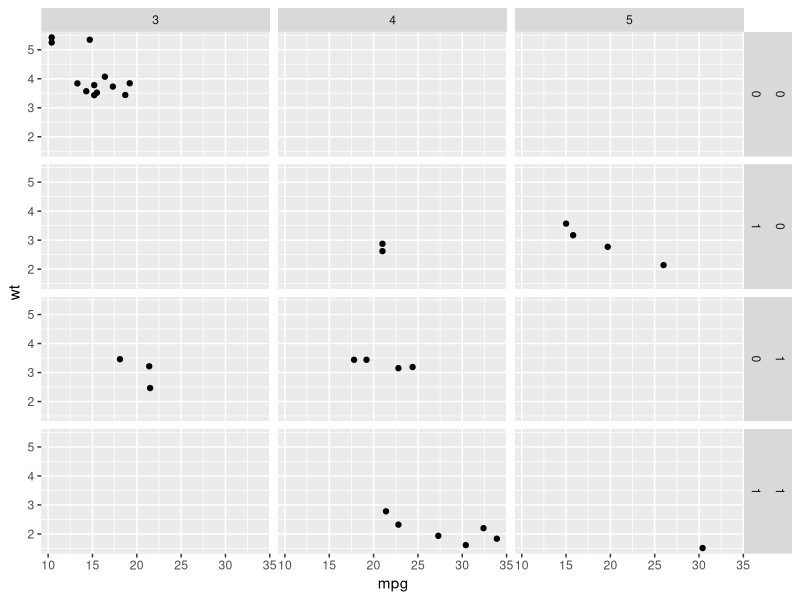
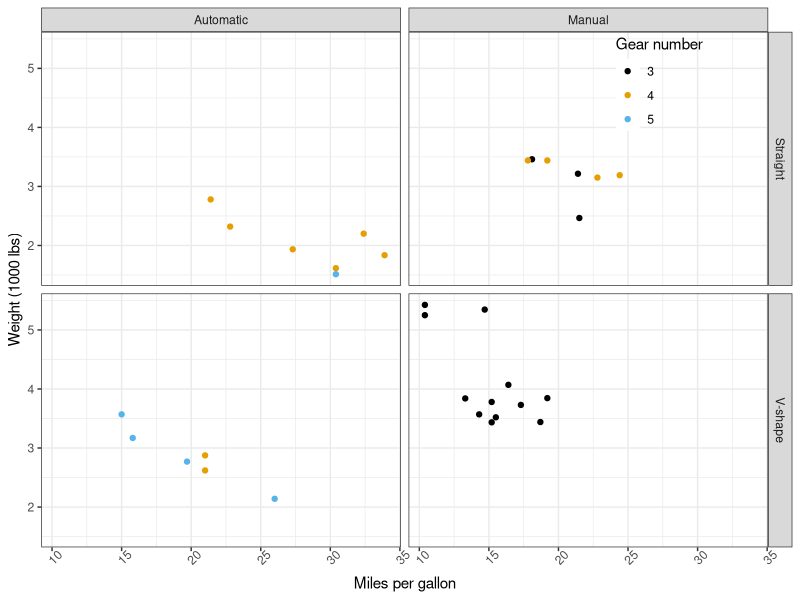
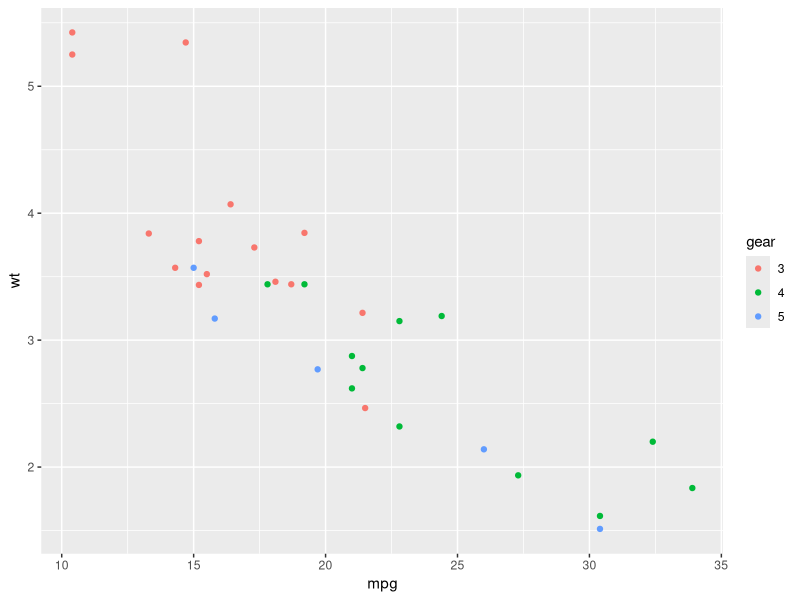
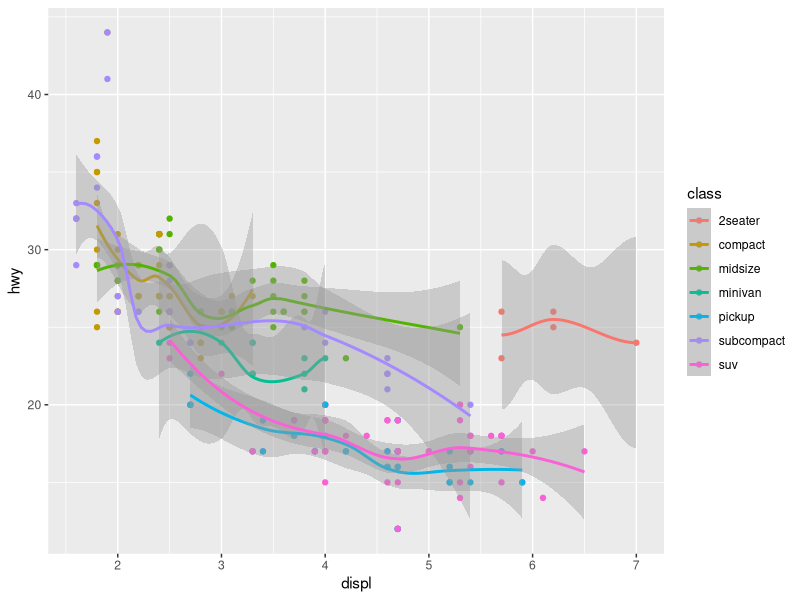
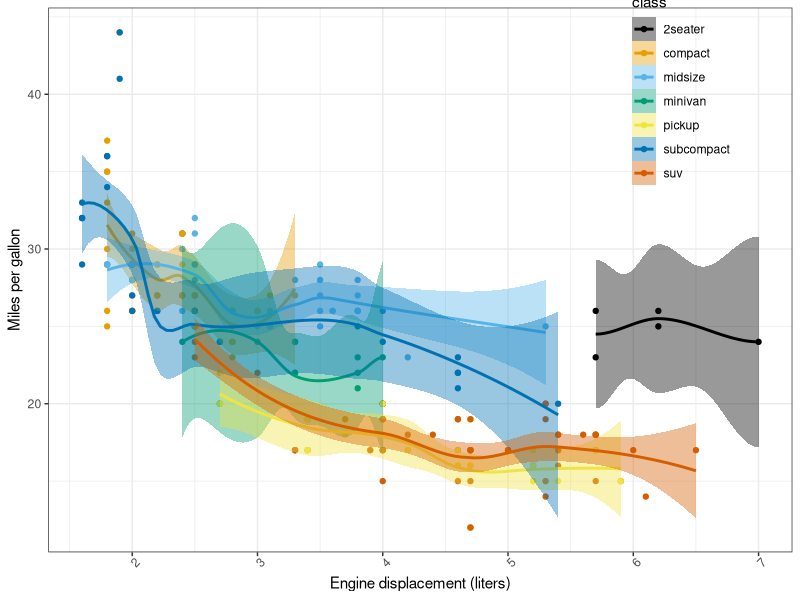
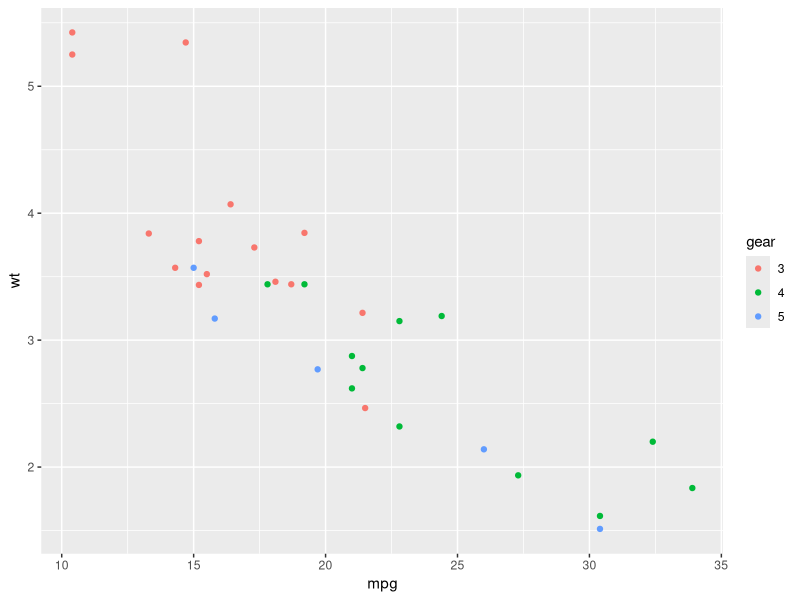

Source code (R) for these figures, in order:
## ---- chunk 1
knitr::opts_chunk$set(echo = TRUE)
## ---- chunk 2
library(tidyverse)
#library(ggplot2)
library(datasets)
library(ggthemes)
head(mtcars)

#mapping = aes(color = class)

mg <- ggplot(mtcars, aes(x = mpg, y = wt)) + geom_point()
mg + facet_grid(vs + am ~ gear)

mtcars$gear <- as.character(as.numeric(mtcars$gear))
mtcars$amchar <- ifelse(mtcars$am==1, "Automatic", "Manual")
mtcars$vschar <- ifelse(mtcars$vs==1, "Straight", "V-shape")

mg5 <- ggplot(mtcars, aes(x = mpg, y = wt, color = gear)) + geom_point()
mg5 + facet_grid(vschar ~ amchar) + scale_color_colorblind() +
  labs(x = "Miles per gallon", y = "Weight (1000 lbs)", color="Gear number") + 
  theme_bw() +
  theme(legend.position=c(0.85,0.9), axis.text.x = element_text(angle=45), legend.background=element_rect(colour=NA,fill=NA)) 
ggsave(filename = "mgplot_Galen1.pdf", plot = mg5, device = pdf())
#library(cowplot)
#save_plot("mgplot_Galen.pdf", mg5, ncol = 2, nrow = 2)
mg5
## ---- chunk 3
head(mpg)
ds <- ggplot(mpg, aes(displ, hwy, colour = class)) +
  geom_point() +
  geom_smooth() 
ds

ds2 <- ggplot(mpg, aes(displ, hwy, color = class)) +
  geom_point() +
  geom_smooth(aes(fill = class)) +
  scale_fill_colorblind() +
  scale_color_colorblind() +
  labs(x = "Engine displacement (liters)", y = "Miles per gallon") +
  theme_bw() +
  theme(legend.position=c(0.85,0.85), axis.text.x = element_text(angle=45), legend.background=element_rect(colour=NA,fill=NA))
ds2
